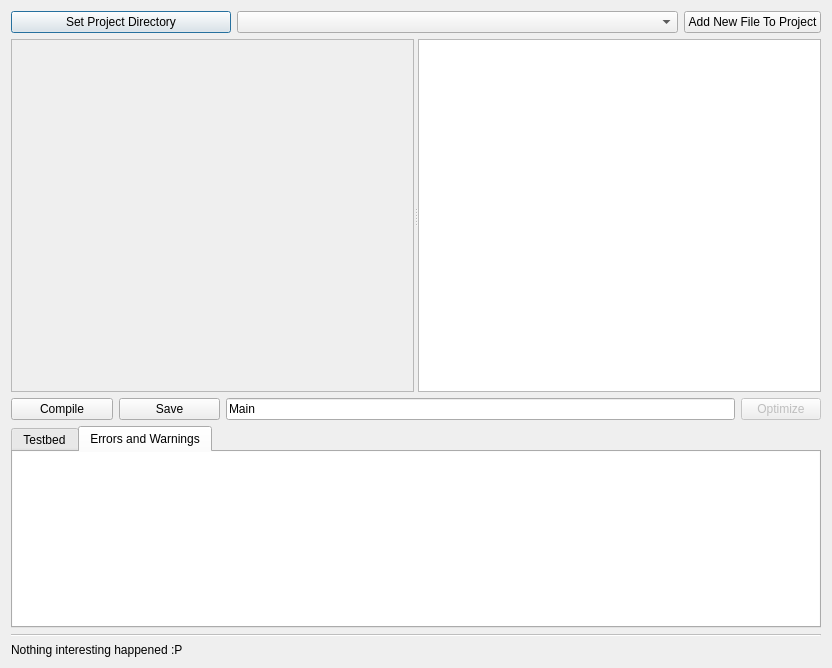
<?xml version="1.0" encoding="UTF-8"?>
<ui version="4.0">
 <class>RegexEditor</class>
 <widget class="QDialog" name="RegexEditor">
  <property name="geometry">
   <rect>
    <x>0</x>
    <y>0</y>
    <width>832</width>
    <height>668</height>
   </rect>
  </property>
  <property name="windowTitle">
   <string>RegexEditor</string>
  </property>
  <layout class="QVBoxLayout" name="verticalLayout">
   <item>
    <layout class="QHBoxLayout" name="horizontalLayout_3">
     <item>
      <widget class="QPushButton" name="directoryChanger">
       <property name="sizePolicy">
        <sizepolicy hsizetype="Minimum" vsizetype="Fixed">
         <horstretch>5</horstretch>
         <verstretch>0</verstretch>
        </sizepolicy>
       </property>
       <property name="text">
        <string>Set Project Directory</string>
       </property>
      </widget>
     </item>
     <item>
      <widget class="QComboBox" name="fileSelector">
       <property name="sizePolicy">
        <sizepolicy hsizetype="Preferred" vsizetype="Fixed">
         <horstretch>10</horstretch>
         <verstretch>0</verstretch>
        </sizepolicy>
       </property>
      </widget>
     </item>
     <item>
      <widget class="QPushButton" name="createFileBtn">
       <property name="sizePolicy">
        <sizepolicy hsizetype="Minimum" vsizetype="Fixed">
         <horstretch>3</horstretch>
         <verstretch>0</verstretch>
        </sizepolicy>
       </property>
       <property name="text">
        <string>Add New File To Project</string>
       </property>
      </widget>
     </item>
    </layout>
   </item>
   <item>
    <widget class="QSplitter" name="splitter">
     <property name="sizePolicy">
      <sizepolicy hsizetype="Expanding" vsizetype="Preferred">
       <horstretch>0</horstretch>
       <verstretch>35</verstretch>
      </sizepolicy>
     </property>
     <property name="orientation">
      <enum>Qt::Horizontal</enum>
     </property>
     <widget class="QPlainTextEdit" name="editor">
      <property name="enabled">
       <bool>false</bool>
      </property>
      <property name="sizePolicy">
       <sizepolicy hsizetype="Expanding" vsizetype="Expanding">
        <horstretch>0</horstretch>
        <verstretch>0</verstretch>
       </sizepolicy>
      </property>
      <property name="plainText">
       <string notr="true"/>
      </property>
      <property name="tabStopWidth">
       <number>16</number>
      </property>
     </widget>
     <widget class="QPlainTextEdit" name="regexOutput">
      <property name="sizePolicy">
       <sizepolicy hsizetype="Expanding" vsizetype="Preferred">
        <horstretch>0</horstretch>
        <verstretch>0</verstretch>
       </sizepolicy>
      </property>
      <property name="font">
       <font>
        <pointsize>14</pointsize>
       </font>
      </property>
      <property name="readOnly">
       <bool>true</bool>
      </property>
      <property name="plainText">
       <string notr="true"/>
      </property>
      <property name="tabStopWidth">
       <number>8</number>
      </property>
     </widget>
    </widget>
   </item>
   <item>
    <layout class="QHBoxLayout" name="horizontalLayout_2" stretch="1,1,5,0">
     <item>
      <widget class="QPushButton" name="compile">
       <property name="text">
        <string>Compile</string>
       </property>
      </widget>
     </item>
     <item>
      <widget class="QPushButton" name="saveFile">
       <property name="text">
        <string>Save</string>
       </property>
      </widget>
     </item>
     <item>
      <widget class="QLineEdit" name="mainClass">
       <property name="text">
        <string>Main</string>
       </property>
      </widget>
     </item>
     <item>
      <widget class="QPushButton" name="optimize">
       <property name="enabled">
        <bool>false</bool>
       </property>
       <property name="text">
        <string>Optimize</string>
       </property>
      </widget>
     </item>
    </layout>
   </item>
   <item>
    <widget class="QTabWidget" name="tabWidget">
     <property name="sizePolicy">
      <sizepolicy hsizetype="Expanding" vsizetype="Expanding">
       <horstretch>0</horstretch>
       <verstretch>20</verstretch>
      </sizepolicy>
     </property>
     <property name="currentIndex">
      <number>1</number>
     </property>
     <widget class="QWidget" name="tab">
      <attribute name="title">
       <string>Testbed</string>
      </attribute>
      <layout class="QGridLayout" name="gridLayout">
       <property name="sizeConstraint">
        <enum>QLayout::SetDefaultConstraint</enum>
       </property>
       <property name="leftMargin">
        <number>0</number>
       </property>
       <property name="topMargin">
        <number>0</number>
       </property>
       <property name="rightMargin">
        <number>0</number>
       </property>
       <property name="bottomMargin">
        <number>0</number>
       </property>
       <property name="spacing">
        <number>0</number>
       </property>
       <item row="0" column="0">
        <widget class="QPlainTextEdit" name="testbed">
         <property name="sizePolicy">
          <sizepolicy hsizetype="Expanding" vsizetype="Expanding">
           <horstretch>0</horstretch>
           <verstretch>20</verstretch>
          </sizepolicy>
         </property>
         <property name="font">
          <font>
           <pointsize>12</pointsize>
          </font>
         </property>
         <property name="frameShape">
          <enum>QFrame::NoFrame</enum>
         </property>
         <property name="frameShadow">
          <enum>QFrame::Plain</enum>
         </property>
         <property name="lineWidth">
          <number>0</number>
         </property>
        </widget>
       </item>
      </layout>
     </widget>
     <widget class="QWidget" name="tab_2">
      <attribute name="title">
       <string>Errors and Warnings</string>
      </attribute>
      <layout class="QGridLayout" name="gridLayout_2">
       <property name="leftMargin">
        <number>0</number>
       </property>
       <property name="topMargin">
        <number>0</number>
       </property>
       <property name="rightMargin">
        <number>0</number>
       </property>
       <property name="bottomMargin">
        <number>0</number>
       </property>
       <property name="spacing">
        <number>0</number>
       </property>
       <item row="0" column="0">
        <widget class="QPlainTextEdit" name="warningsAndErrors">
         <property name="font">
          <font>
           <pointsize>10</pointsize>
          </font>
         </property>
         <property name="frameShape">
          <enum>QFrame::NoFrame</enum>
         </property>
         <property name="readOnly">
          <bool>true</bool>
         </property>
        </widget>
       </item>
      </layout>
     </widget>
    </widget>
   </item>
   <item>
    <widget class="Line" name="line">
     <property name="enabled">
      <bool>false</bool>
     </property>
     <property name="orientation">
      <enum>Qt::Horizontal</enum>
     </property>
    </widget>
   </item>
   <item>
    <widget class="QLabel" name="infoLabel">
     <property name="text">
      <string>Nothing interesting happened :P</string>
     </property>
    </widget>
   </item>
  </layout>
 </widget>
 <layoutdefault spacing="6" margin="11"/>
 <resources/>
 <connections/>
</ui>
